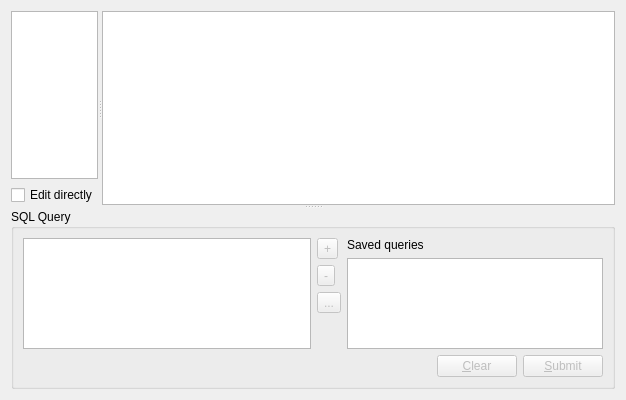
<?xml version="1.0" encoding="UTF-8"?>
<ui version="4.0">
 <class>Browser</class>
 <widget class="QWidget" name="Browser">
  <property name="geometry">
   <rect>
    <x>0</x>
    <y>0</y>
    <width>626</width>
    <height>400</height>
   </rect>
  </property>
  <property name="windowTitle">
   <string>SQL Browser</string>
  </property>
  <property name="windowIcon">
   <iconset resource="resources.qrc">
    <normaloff>:/Icons/icons/Database.png</normaloff>:/Icons/icons/Database.png</iconset>
  </property>
  <layout class="QGridLayout" name="gridLayout_3">
   <item row="0" column="0">
    <widget class="QSplitter" name="splitter_2">
     <property name="orientation">
      <enum>Qt::Vertical</enum>
     </property>
     <widget class="QSplitter" name="splitter">
      <property name="orientation">
       <enum>Qt::Horizontal</enum>
      </property>
      <widget class="QWidget" name="">
       <layout class="QVBoxLayout" name="verticalLayout">
        <item>
         <widget class="ConnectionWidget" name="connectionWidget">
          <property name="sizePolicy">
           <sizepolicy hsizetype="Ignored" vsizetype="Expanding">
            <horstretch>1</horstretch>
            <verstretch>0</verstretch>
           </sizepolicy>
          </property>
         </widget>
        </item>
        <item>
         <widget class="QCheckBox" name="edit_checkBox">
          <property name="text">
           <string>Edit directly</string>
          </property>
         </widget>
        </item>
       </layout>
      </widget>
      <widget class="QTableView" name="table">
       <property name="sizePolicy">
        <sizepolicy hsizetype="Expanding" vsizetype="Expanding">
         <horstretch>2</horstretch>
         <verstretch>0</verstretch>
        </sizepolicy>
       </property>
       <property name="contextMenuPolicy">
        <enum>Qt::ActionsContextMenu</enum>
       </property>
       <property name="selectionBehavior">
        <enum>QAbstractItemView::SelectRows</enum>
       </property>
      </widget>
     </widget>
     <widget class="QGroupBox" name="groupBox">
      <property name="sizePolicy">
       <sizepolicy hsizetype="Preferred" vsizetype="MinimumExpanding">
        <horstretch>0</horstretch>
        <verstretch>0</verstretch>
       </sizepolicy>
      </property>
      <property name="maximumSize">
       <size>
        <width>16777215</width>
        <height>180</height>
       </size>
      </property>
      <property name="title">
       <string>SQL Query</string>
      </property>
      <layout class="QGridLayout" name="gridLayout_2">
       <item row="0" column="0">
        <widget class="QTextEdit" name="sqlEdit">
         <property name="sizePolicy">
          <sizepolicy hsizetype="Expanding" vsizetype="MinimumExpanding">
           <horstretch>3</horstretch>
           <verstretch>0</verstretch>
          </sizepolicy>
         </property>
         <property name="minimumSize">
          <size>
           <width>0</width>
           <height>18</height>
          </size>
         </property>
         <property name="baseSize">
          <size>
           <width>0</width>
           <height>120</height>
          </size>
         </property>
        </widget>
       </item>
       <item row="0" column="1">
        <layout class="QGridLayout" name="gridLayout">
         <property name="sizeConstraint">
          <enum>QLayout::SetFixedSize</enum>
         </property>
         <item row="0" column="0" rowspan="2">
          <widget class="QToolButton" name="add_toolButton">
           <property name="enabled">
            <bool>false</bool>
           </property>
           <property name="text">
            <string>+</string>
           </property>
           <property name="icon">
            <iconset resource="resources.qrc">
             <normaloff>:/Icons/icons/Plus.png</normaloff>:/Icons/icons/Plus.png</iconset>
           </property>
          </widget>
         </item>
         <item row="0" column="1">
          <widget class="QLabel" name="label">
           <property name="text">
            <string>Saved queries</string>
           </property>
          </widget>
         </item>
         <item row="1" column="1" rowspan="4">
          <widget class="QListView" name="views_listView">
           <property name="sizePolicy">
            <sizepolicy hsizetype="Maximum" vsizetype="Expanding">
             <horstretch>0</horstretch>
             <verstretch>0</verstretch>
            </sizepolicy>
           </property>
          </widget>
         </item>
         <item row="2" column="0">
          <widget class="QToolButton" name="remove_toolButton">
           <property name="enabled">
            <bool>false</bool>
           </property>
           <property name="text">
            <string>-</string>
           </property>
           <property name="icon">
            <iconset resource="resources.qrc">
             <normaloff>:/Icons/icons/Minus.png</normaloff>:/Icons/icons/Minus.png</iconset>
           </property>
          </widget>
         </item>
         <item row="3" column="0">
          <widget class="QToolButton" name="start_toolButton">
           <property name="enabled">
            <bool>false</bool>
           </property>
           <property name="text">
            <string>...</string>
           </property>
           <property name="icon">
            <iconset resource="resources.qrc">
             <normaloff>:/Icons/icons/Start.png</normaloff>:/Icons/icons/Start.png</iconset>
           </property>
          </widget>
         </item>
         <item row="4" column="0">
          <spacer name="verticalSpacer">
           <property name="orientation">
            <enum>Qt::Vertical</enum>
           </property>
           <property name="sizeHint" stdset="0">
            <size>
             <width>20</width>
             <height>57</height>
            </size>
           </property>
          </spacer>
         </item>
        </layout>
       </item>
       <item row="1" column="0" colspan="2">
        <layout class="QHBoxLayout" name="horizontalLayout">
         <item>
          <spacer name="spacer">
           <property name="orientation">
            <enum>Qt::Horizontal</enum>
           </property>
           <property name="sizeHint" stdset="0">
            <size>
             <width>40</width>
             <height>20</height>
            </size>
           </property>
          </spacer>
         </item>
         <item>
          <widget class="QPushButton" name="clearButton">
           <property name="enabled">
            <bool>false</bool>
           </property>
           <property name="text">
            <string>&amp;Clear</string>
           </property>
          </widget>
         </item>
         <item>
          <widget class="QPushButton" name="submitButton">
           <property name="enabled">
            <bool>false</bool>
           </property>
           <property name="text">
            <string>&amp;Submit</string>
           </property>
          </widget>
         </item>
        </layout>
       </item>
      </layout>
      <zorder>views_listView</zorder>
      <zorder>sqlEdit</zorder>
      <zorder>label</zorder>
     </widget>
    </widget>
   </item>
  </layout>
  <action name="insertRowAction">
   <property name="enabled">
    <bool>false</bool>
   </property>
   <property name="icon">
    <iconset resource="resources.qrc">
     <normaloff>:/Icons/icons/Plus.png</normaloff>:/Icons/icons/Plus.png</iconset>
   </property>
   <property name="text">
    <string>&amp;Insert Row</string>
   </property>
   <property name="statusTip">
    <string>Inserts a new Row</string>
   </property>
  </action>
  <action name="deleteRowAction">
   <property name="enabled">
    <bool>false</bool>
   </property>
   <property name="icon">
    <iconset resource="resources.qrc">
     <normaloff>:/Icons/icons/Cancel.png</normaloff>:/Icons/icons/Cancel.png</iconset>
   </property>
   <property name="text">
    <string>&amp;Delete Row</string>
   </property>
   <property name="statusTip">
    <string>Deletes the current Row</string>
   </property>
  </action>
  <action name="actionPrint">
   <property name="icon">
    <iconset resource="resources.qrc">
     <normaloff>:/Icons/icons/Printer.png</normaloff>:/Icons/icons/Printer.png</iconset>
   </property>
   <property name="text">
    <string>&amp;Print</string>
   </property>
   <property name="toolTip">
    <string>Print</string>
   </property>
   <property name="statusTip">
    <string>Print table content</string>
   </property>
  </action>
 </widget>
 <customwidgets>
  <customwidget>
   <class>ConnectionWidget</class>
   <extends>QTreeView</extends>
   <header>connectionwidget.h</header>
  </customwidget>
 </customwidgets>
 <tabstops>
  <tabstop>sqlEdit</tabstop>
  <tabstop>clearButton</tabstop>
  <tabstop>submitButton</tabstop>
  <tabstop>connectionWidget</tabstop>
  <tabstop>table</tabstop>
 </tabstops>
 <resources>
  <include location="resources.qrc"/>
 </resources>
 <connections/>
</ui>
